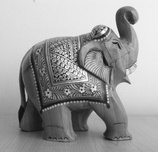
%> input picture lab5/immaginiObjectDetection/elephant.jpg, 158 x 152 px, shrunk from 389 x 375 before the run
$ octave SIFT_obj_det.m   (GNU Octave 9; MATLAB toolbox functions it lacks are replaced by stand-ins)
%> lines starting %> are read from the running program, lines starting %| are printed output that depends on the picture
clear all;
close all;
clc;
% immagine da individuare
boxImage = imread('./immaginiObjectDetection/elephant.jpg');
%> boxImage is the input picture: size 152x158 uint8; min 8, max 255, mean 156.3
% immagine scena
sceneImage = imread('./immaginiObjectDetection/clutteredDesk.jpg');
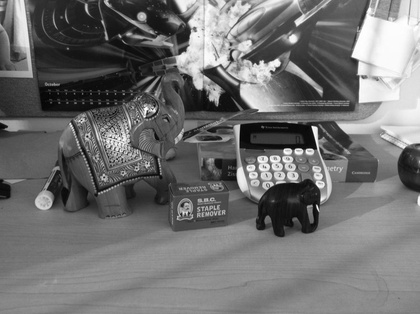
%> input picture lab5/immaginiObjectDetection/clutteredDesk.jpg, 420 x 314 px, shrunk from 1037 x 775 before the run
%> sceneImage is the input picture: size 314x420 uint8; min 1, max 255, mean 112.3

figure(1), plot(imhist(boxImage));  % non necessario hist eq
%> after `plot(imhist(boxImage))`:
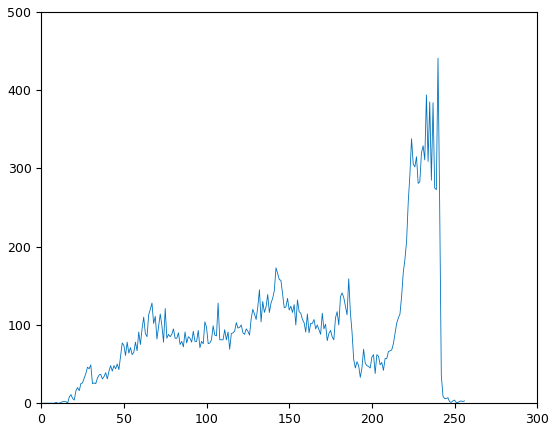
%> figure redrawn from the program's plot data; curve peaks at x = 240, y = 441
figure(2), plot(imhist(sceneImage));    % non necessario hist eq
%> after `plot(imhist(sceneImage))`:
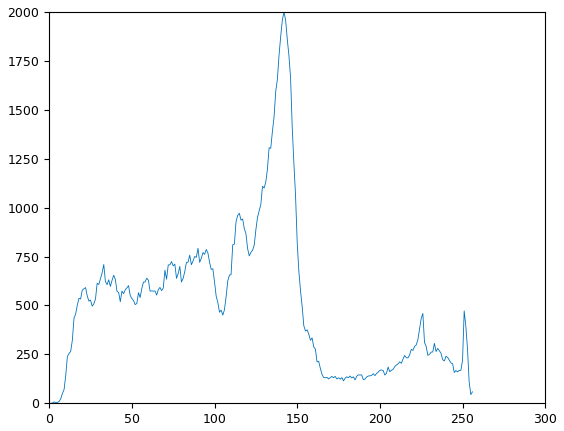
%> figure redrawn from the program's plot data; curve peaks at x = 142, y = 2000

%% estrazione punti notevoli
%> (the run ends here)
